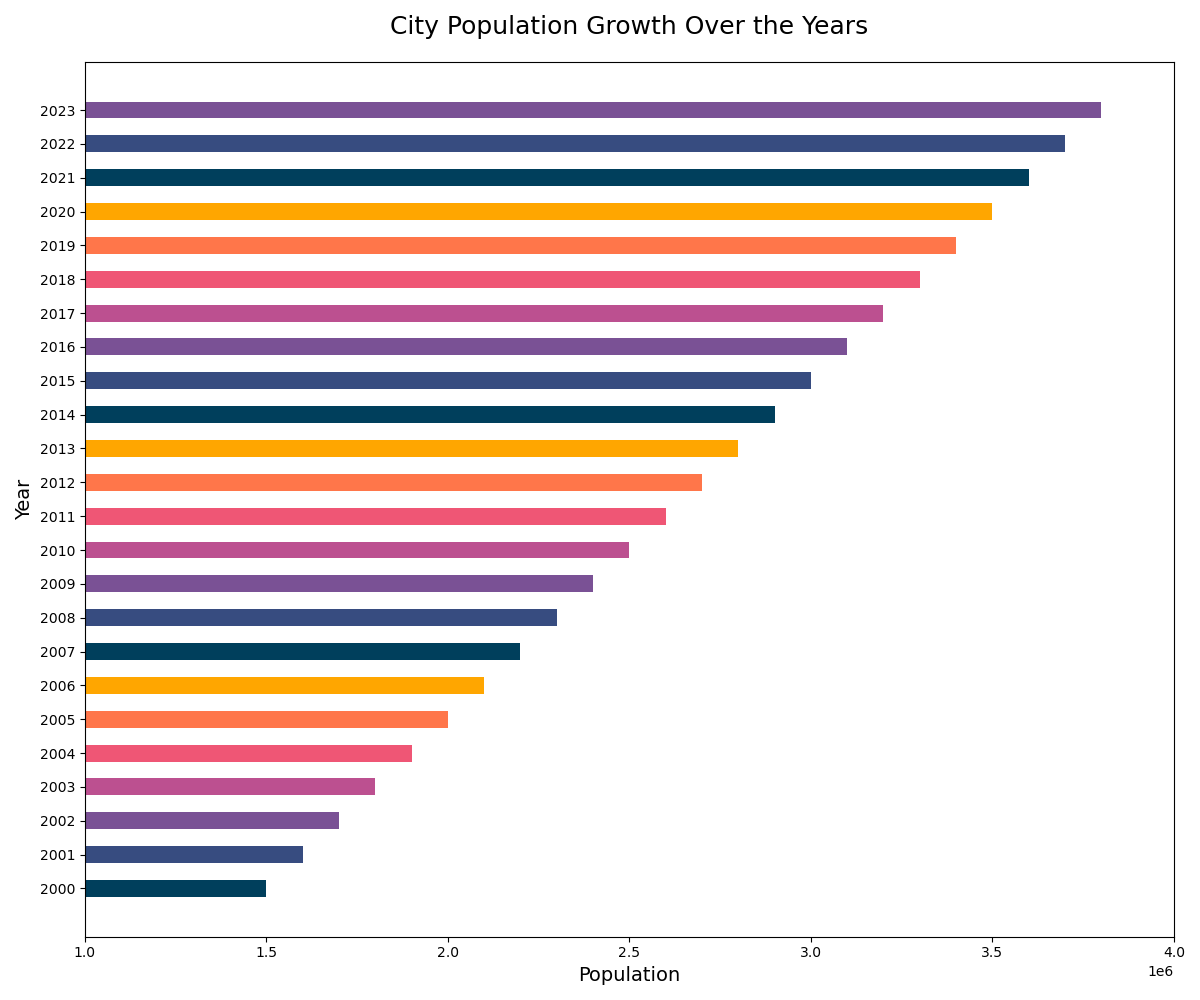

This figure's Python source:

import matplotlib.pyplot as plt

# Data to plot
years = ['2000', '2001', '2002', '2003', '2004', '2005',
         '2006', '2007', '2008', '2009', '2010', '2011',
         '2012', '2013', '2014', '2015', '2016', '2017',
         '2018', '2019', '2020', '2021', '2022', '2023']
population = [1500000, 1600000, 1700000, 1800000, 1900000, 2000000,
              2100000, 2200000, 2300000, 2400000, 2500000, 2600000,
              2700000, 2800000, 2900000, 3000000, 3100000, 3200000,
              3300000, 3400000, 3500000, 3600000, 3700000, 3800000]

# Plot a horizontal bar chart
plt.figure(figsize=(12, 10))  # Width and height of the chart
plt.barh(y=years, width=population, color=[
    '#003f5c', '#374c80', '#7a5195', '#bc5090',
    '#ef5675', '#ff764a', '#ffa600', '#003f5c',
    '#374c80', '#7a5195', '#bc5090', '#ef5675',
    '#ff764a', '#ffa600', '#003f5c', '#374c80',
    '#7a5195', '#bc5090', '#ef5675', '#ff764a',
    '#ffa600', '#003f5c', '#374c80', '#7a5195'], 
    height=0.5)  # Band height of the bars

# Set the title and labels
plt.title('City Population Growth Over the Years', fontsize=18, pad=20)
plt.xlabel('Population', fontsize=14)
plt.ylabel('Year', fontsize=14)

# Set y-axis limit
plt.xlim(1000000, 4000000)

# Display the chart
plt.tight_layout()  # Adjust the padding between and around subplots.
plt.show()
